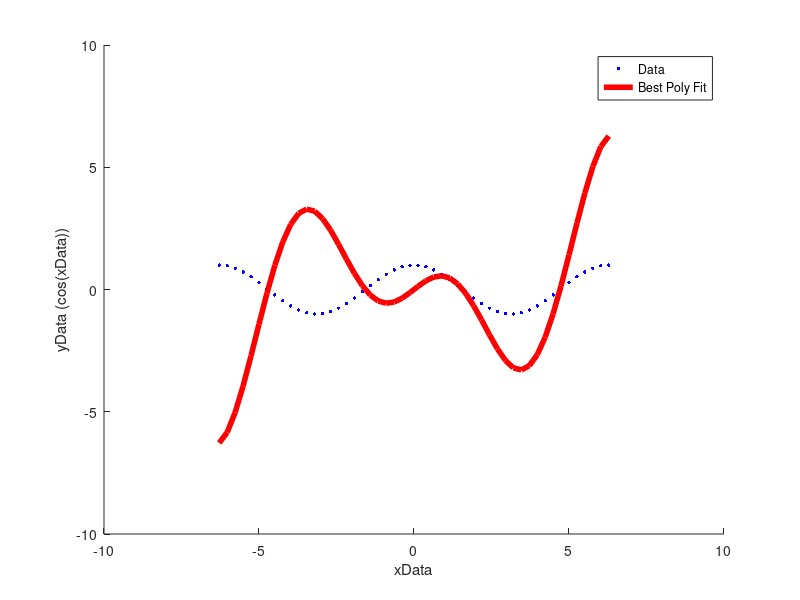

Reproduce this figure in MATLAB.
function fit_Polynomial_Series()
N=50;
xData=linspace(-2*pi,2*pi,N);
yData=cos(xData)';
for i = 1:length(xData)
    A(i,:) = [1 xData(i) xData(i)^2 xData(i)^3 xData(i)^4 xData(i)^5 xData(i)^6 xData(i)^7 xData(i)^8 xData(i)^9  xData(i)^10 xData(i)^11];
    %setting up A
    fxB(i) = 0;
    %setting up array for f(x,B)
end
B = inv(transpose(A)*A) * transpose(A)*yData;
for i = 1:length(xData)
   for j = 1:12
       fxB(i) = fxB(i) + B(j) * xData(i)^j;
       %filling up array of values from model function
   end
end
ltwo = sqrt(transpose(yData-A*B)*(yData-A*B))

%plot(xData,yData,'.','b','LineWidth',6);
%couldnt figure out how to use plot for scatter plot
sz=6;
c='b';
scatter(xData, yData, sz, c, 'filled')
hold on
plot(xData,fxB,'r','LineWidth',4);
hold off
xlabel('xData')
ylabel('yData (cos(xData))')
legend('Data', 'Best Poly Fit')
%increasing the # of data points decreases the residual
%N = 10, .4288, N = 50, .0088, N = 250, .0186
%we have seen cos(x) written as a polynomial in a taylor series
%the coefficients were ((-1)^n)/(2n)!
%i do not know how to decipher a pattern in the coefficients at 250